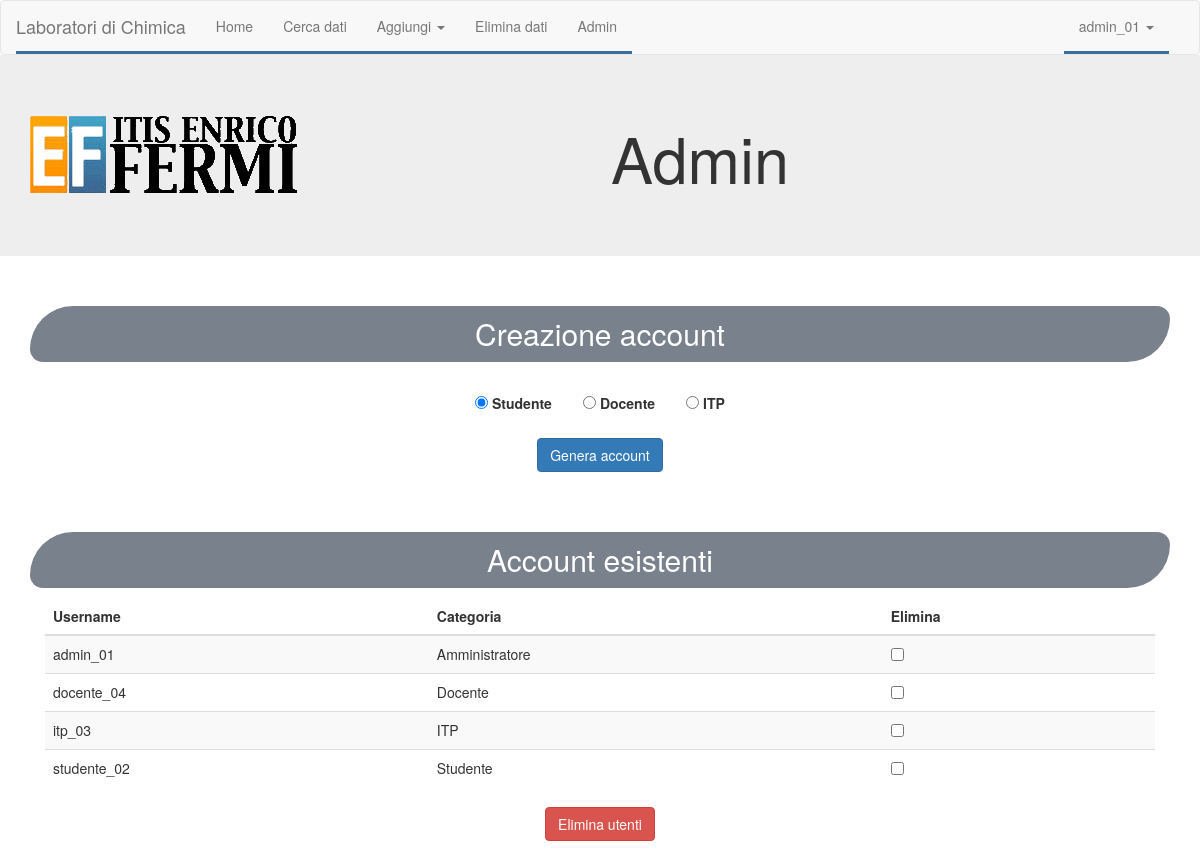
/Frontend/admin.php (signed in), run on the app's committed database.
### tables this page shows
CREATE TABLE `utente` (
  `idUtente` int(10) UNSIGNED NOT NULL,
  `username` varchar(50) NOT NULL,
  `password` varchar(50) NOT NULL,
  `idCategoria` int(10) UNSIGNED NOT NULL
);

CREATE TABLE `categoria` (
  `idCategoria` int(10) UNSIGNED NOT NULL,
  `nomeCategoria` varchar(50) NOT NULL,
  `descrizione` longtext NOT NULL
);

### Frontend/api/utenti.php (the view, shortened to what this page needs)
<?php
include("dbconnect.php");
function getUtentiCategorie()
{
    global $connection;
    $query = "SELECT * FROM utente
                INNER JOIN categoria
                    ON categoria.idCategoria = utente.idCategoria
                ORDER BY categoria.nomeCategoria, utente.username;";
    $result = mysqli_query($connection, $query)
        or die ("Errore nella query " . mysqli_error($connection) . "<br>");
    $ret = array();
    $i = 0;
    while ($row = mysqli_fetch_array($result)) {
        $ret[$i]['username']  = $row['username'];
        $ret[$i]['categoria'] = $row['nomeCategoria'];
        $ret[$i]['idUtente']  = $row['idUtente'];
        $i++;
    }
    return $ret;
}
function stampaUtentiCategorie()
{
    global $utenti;
    for($i = 0; $i < count($utenti); $i++)
    {
        echo "<tr>";
            echo "<td>".$utenti[$i]['username']."</td>";
            echo "<td>".$utenti[$i]['categoria']."</td>";
            echo "<td><input type=\"checkbox\" name=\"check_list[]\" id=\"".$utenti[$i]['idUtente']."\" value=\"".$utenti[$i]['idUtente']."\" class=\"form-check-input\"></td>";
        echo "</tr>";
    }
}
$utenti = getUtentiCategorie();
?>

### Frontend/admin.php (style rules this page uses)
td { text-align: left; }

### data on the page
utente: username "admin_01", idCategoria.nomeCategoria "Amministratore"
utente: username "docente_04", idCategoria.nomeCategoria "Docente"
utente: username "itp_03", idCategoria.nomeCategoria "ITP"
utente: username "studente_02", idCategoria.nomeCategoria "Studente"

### other printed values
$_SESSION['username'] "admin_01"
